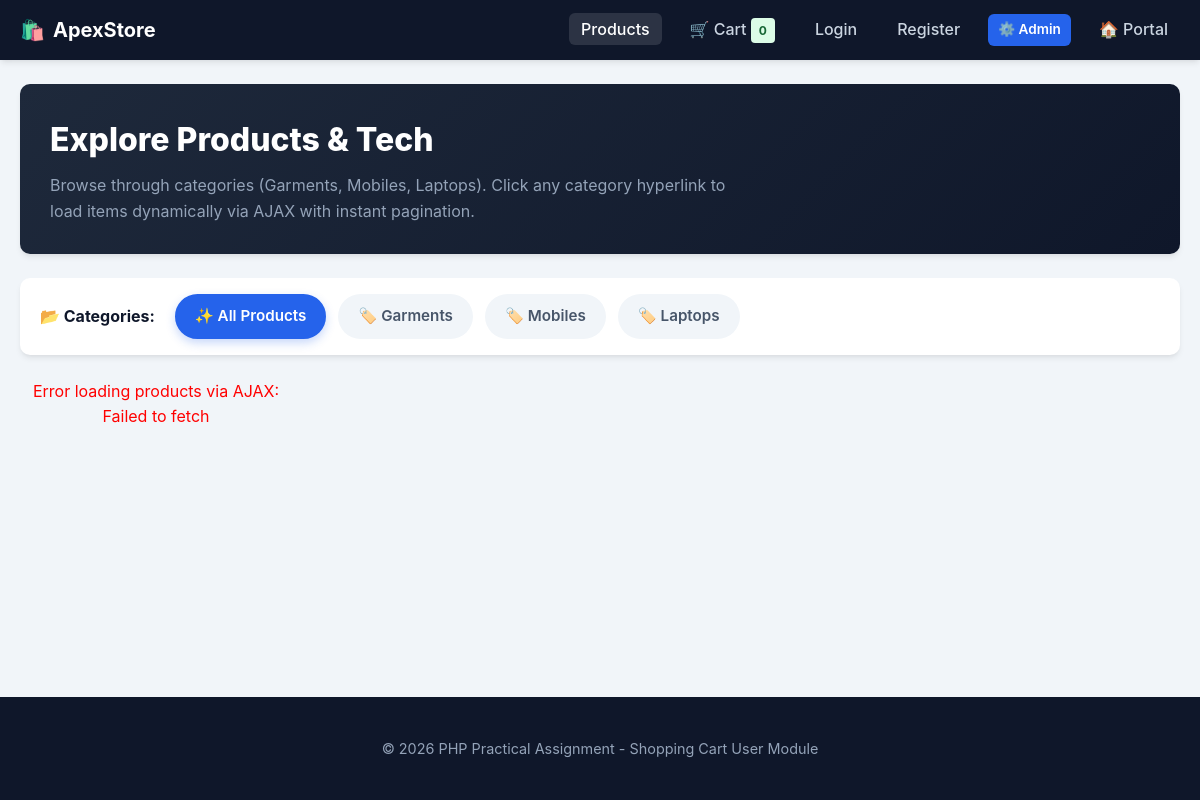
Page /shopping_cart/user/index.php on the committed database.
### tables this page shows
CREATE TABLE `categories` (
    `id` INT AUTO_INCREMENT PRIMARY KEY,
    `name` VARCHAR(100) NOT NULL UNIQUE,
    `description` TEXT,
    `created_at` TIMESTAMP DEFAULT CURRENT_TIMESTAMP
);

### shopping_cart/user/index.php (the view, shortened to what this page needs)
<?php
$pdo = getDBConnection();
$categories = $pdo->query("SELECT * FROM `categories` ORDER BY `id` ASC")->fetchAll();
require_once __DIR__ . '/includes/header.php';
?>
<div style="background: linear-gradient(135deg, #1e293b 0%, #0f172a 100%); color: #fff; padding: 30px; border-radius: var(--radius); margin-bottom: 24px; box-shadow: var(--shadow);">
    <h1 style="font-size: 2rem; font-weight: 800; margin-bottom: 8px;">Explore Products & Tech</h1>
    <p style="color: #94a3b8; font-size: 1rem; max-width: 700px;">
        Browse through categories (Garments, Mobiles, Laptops). Click any category hyperlink to load items dynamically via AJAX with instant pagination.
    </p>
</div>
<div class="category-bar">
    <span class="category-bar-title">📂 Categories:</span>
    <a href="javascript:void(0)" class="cat-btn active" data-cat="0" onclick="selectCategory(0, this)">
        ✨ All Products
    </a>
    <?php foreach ($categories as $cat): ?>
        <a href="javascript:void(0)" class="cat-btn" data-cat="<?= $cat['id'] ?>" onclick="selectCategory(<?= $cat['id'] ?>, this)">
            🏷️ <?= htmlspecialchars($cat['name']) ?>
        </a>
    <?php endforeach; ?>
</div>
<div id="product-grid-container" class="product-grid">
</div>
<?php require_once __DIR__ . '/includes/footer.php'; ?>

### assets/css/style.css (style rules this page uses)
:root { --primary: #2563eb; --primary-hover: #1d4ed8; --secondary: #64748b; --success: #16a34a; --danger: #dc2626; --warning: #d97706; --dark: #0f172a; --light: #f8fafc; --card-bg: #ffffff; --border: #e2e8f0; --text: #1e293b; --text-muted: #64748b; --shadow: 0 4px 6px -1px rgba(0, 0, 0, 0.08), 0 2px 4px -2px rgba(0, 0, 0, 0.05); --shadow-lg: 0 10px 15px -3px rgba(0, 0, 0, 0.1), 0 4px 6px -4px rgba(0, 0, 0, 0.08); --radius: 10px; }
* { box-sizing: border-box; margin: 0; padding: 0; }
body { font-family: -apple-system, BlinkMacSystemFont, "Segoe UI", Roboto, "Helvetica Neue", Arial, sans-serif; background-color: #f1f5f9; color: var(--text); line-height: 1.6; min-height: 100vh; display: flex; flex-direction: column; }
a { color: var(--primary); text-decoration: none; transition: color 0.2s; }
.category-bar { background: var(--card-bg); border-radius: var(--radius); padding: 16px 20px; margin-bottom: 24px; box-shadow: var(--shadow); display: flex; flex-wrap: wrap; align-items: center; gap: 12px; }
.category-bar-title { font-weight: 700; font-size: 1rem; color: var(--dark); margin-right: 8px; }
.cat-btn { display: inline-flex; align-items: center; gap: 6px; padding: 8px 18px; border-radius: 30px; font-size: 0.95rem; font-weight: 600; background: #f1f5f9; color: #475569; border: 2px solid transparent; cursor: pointer; transition: all 0.2s; text-decoration: none; }
.cat-btn.active { background: var(--primary); color: #fff; border-color: var(--primary); box-shadow: 0 4px 10px rgba(37, 99, 235, 0.25); }
.product-grid { display: grid; grid-template-columns: repeat(auto-fill, minmax(260px, 1fr)); gap: 24px; margin-bottom: 30px; }

### rows in the picture
categories: name "Garments"
categories: name "Mobiles"
categories: name "Laptops"

### other values in the picture
$cartCount "0"
